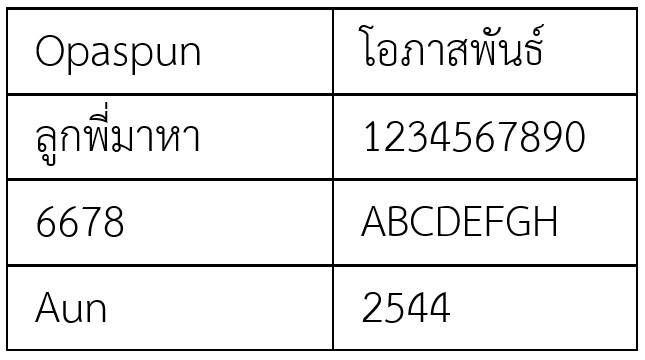
#> input picture data/test_images/table_text/text_table_01.jpg, 645 x 360 px
$ jupyter execute --allow-errors table_remove.ipynb
#> lines starting #> are read from the running program, lines starting #| are printed output that depends on the picture
[cell 1]
import cv2
import numpy as np
import matplotlib.pyplot as plt
from pathlib import Path

image = cv2.imread("../../data/test_images/table_text/text_table_01.jpg")
#> image is the input picture: shape (360, 645, 3); min 0, max 255, mean 234
if image is None:
    raise FileNotFoundError("ไม่พบไฟล์ภาพ กรุณาตรวจสอบเส้นทางของไฟล์")

binary = image

# สร้าง Kernel ขนาดเล็กสำหรับลบเส้นแนวนอน
horizontal_kernel = cv2.getStructuringElement(cv2.MORPH_RECT, (40, 1))
horizontal_removed = cv2.morphologyEx(binary, cv2.MORPH_OPEN, horizontal_kernel)
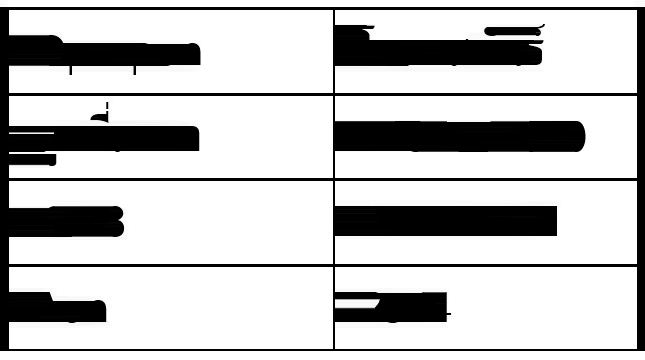
#> horizontal_removed: shape (360, 645, 3); min 0, max 255, mean 194.8

# สร้าง Kernel ขนาดเล็กสำหรับลบเส้นแนวตั้ง
vertical_kernel = cv2.getStructuringElement(cv2.MORPH_RECT, (1, 40))
vertical_removed = cv2.morphologyEx(binary, cv2.MORPH_OPEN, vertical_kernel)
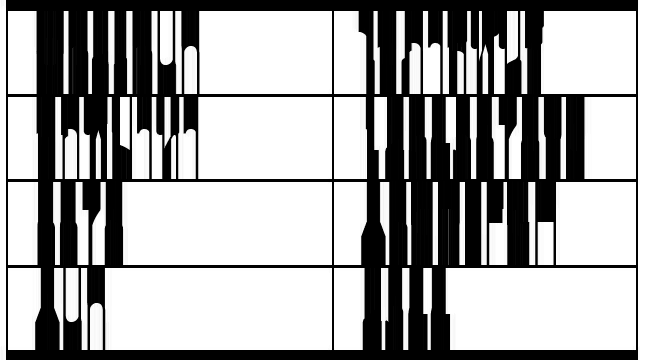
#> vertical_removed: shape (360, 645, 3); min 0, max 255, mean 162.3

# รวมเส้นแนวตั้งและแนวนอน
grid_lines = cv2.add(horizontal_removed, vertical_removed)
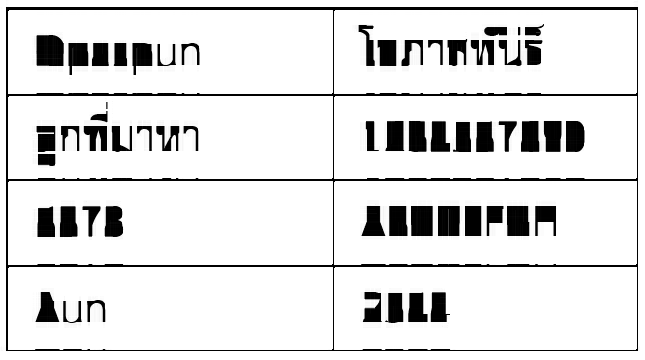
#> grid_lines: shape (360, 645, 3); min 0, max 255, mean 223.3

# ลบเส้นตารางออกจากภาพ
result = cv2.subtract(binary, grid_lines)
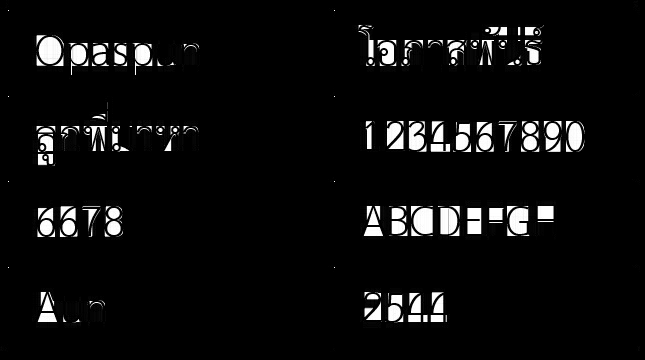
#> result: shape (360, 645, 3); min 0, max 255, mean 13.6

# แสดงผล
plt.figure(figsize=(30, 20))
#plt.subplot(1, 3, 1), plt.imshow(binary, cmap="gray"), plt.title("Original Binary")
#plt.subplot(1, 3, 2), plt.imshow(grid_lines, cmap="gray"), plt.title("Detected Grid Lines")
plt.subplot(), plt.imshow(result, cmap="gray"), plt.title("Grid Removed")
plt.show()
